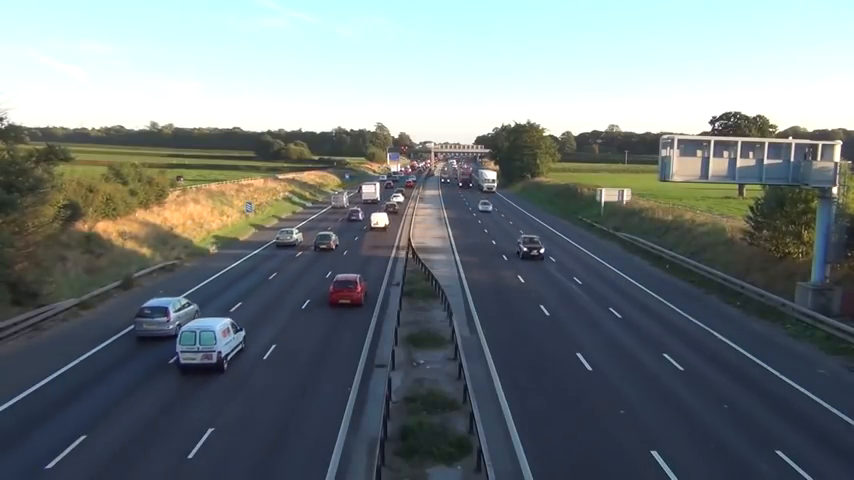
#> input picture frame 234 of Vehicle detection system/test.mp4, 854 x 480 px
$ jupyter execute 'Vehicle detection system.ipynb'   (shell and % lines are left out)
#> lines starting #> are read from the running program, lines starting #| are printed output that depends on the picture; after the words box and inside, x2 and y2 are one past the last pixel; in counts of white or black regions, pixels touching at a corner belong together
# Vehicle Detection System using OpenCV and Python

import libraries

[cell 1]
import numpy as np
import cv2
from matplotlib import pyplot as plt

np.random.seed(42)

Capture the input video

[cell 2]
cap = cv2.VideoCapture("E:/openCV project/objection detection/test.mp4")

Extract background in the video

[cell 3]
# Randomly select 30 frames
frameIds = cap.get(cv2.CAP_PROP_FRAME_COUNT) * np.random.uniform(size=30)

# Store selected frames in an array
frames = []
for fid in frameIds:
    cap.set(cv2.CAP_PROP_POS_FRAMES, fid)
    ret, frame = cap.read()
    frames.append(frame)
#> this loop made 30 passes
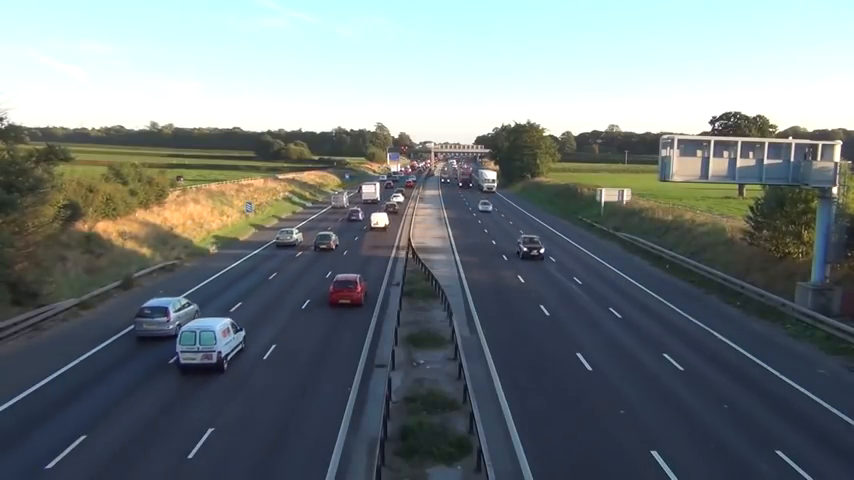
#> input picture frame 234 of Vehicle detection system/test.mp4, 854 x 480 px
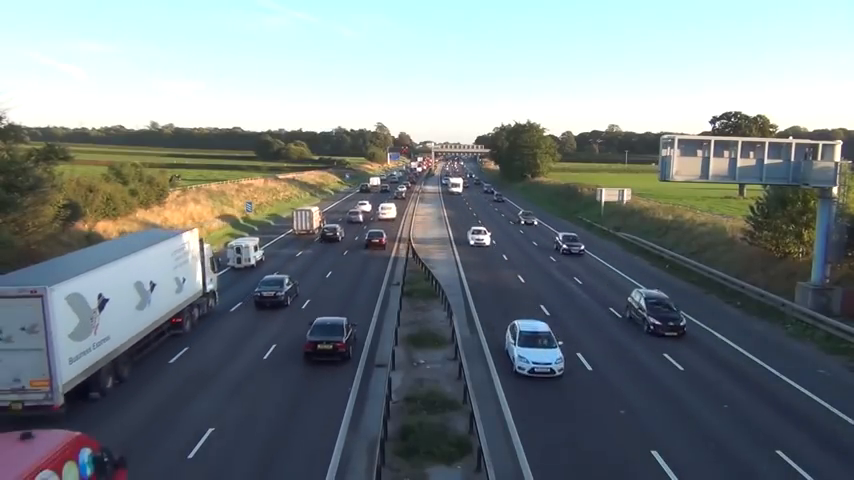
#> input picture frame 595 of Vehicle detection system/test.mp4, 854 x 480 px
#> after the loop, frames = 30 items

cap.release()

calculate the median frames to remove outliers better

[cell 4]
# Calculate the median along the time axis
medianFrame = np.median(frames, axis=0).astype(dtype=np.uint8)
medianFrame = cv2.cvtColor(medianFrame, cv2.COLOR_BGR2RGB)            # convert the color bgr to rgb
plt.imshow(medianFrame)

[cell 5]
# processing a simple frame
sample_frame=frames[0]
#> sample_frame is the input picture: shape (480, 854, 3); mean B, G, R 126, 123.5, 113.7
sample_frame = cv2.cvtColor(sample_frame, cv2.COLOR_BGR2RGB)
plt.imshow(sample_frame)

[cell 6]
grayMedianFrame = cv2.cvtColor(medianFrame, cv2.COLOR_BGR2GRAY)       # change median frame into gray scale

graySample=cv2.cvtColor(sample_frame, cv2.COLOR_BGR2GRAY)             # change sample frame into gray scale

Remove the background

[cell 7]
dframe = cv2.absdiff(graySample, grayMedianFrame)
plt.imshow(dframe, cmap = 'gray')

Gaussian blurring to reduce noise and enable easier identification of edges

[cell 8]
blurred = cv2.GaussianBlur(dframe, (11,11), 0)          #Gaussian blurring
plt.imshow(blurred, cmap='gray')

[cell 9]
ret, tframe= cv2.threshold(blurred,0,255,cv2.THRESH_BINARY+cv2.THRESH_OTSU)        # thresholding
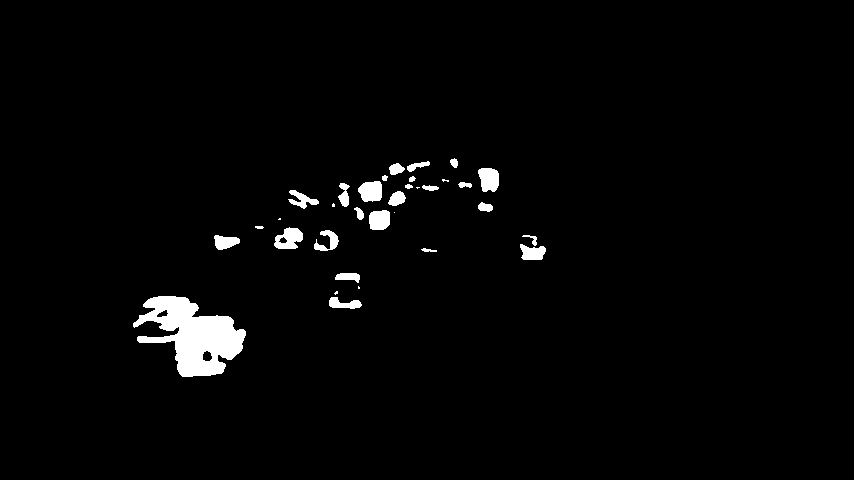
#> tframe: shape (480, 854); 2.3% white; 33 white regions (7 under 20 px), largest, box (x1, y1, x2, y2) and area: (133, 296, 246, 377) 4886, (274, 227, 303, 249) 423, (478, 168, 499, 192) 412
#> ret = 29
plt.imshow(tframe, cmap= 'gray')

[cell 10]
# apply image dilation
kernel = np.ones((3,3),np.uint8)
dilated = cv2.dilate(tframe, kernel,iterations = 1)
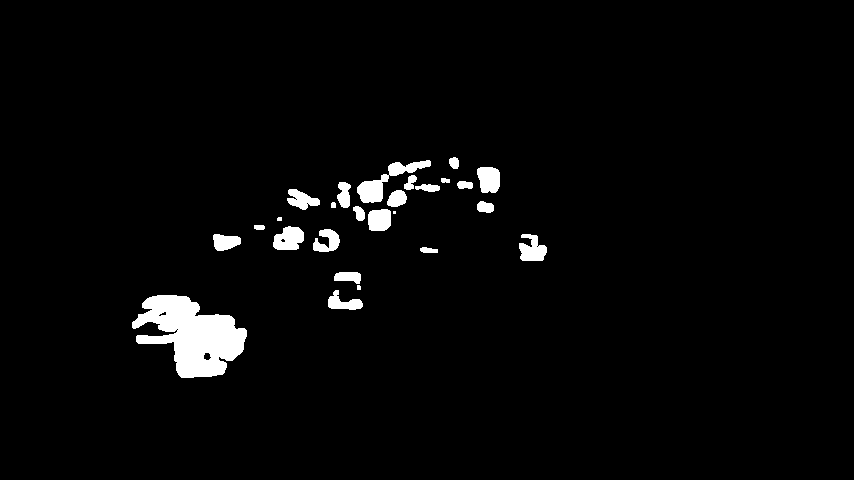
#> dilated: shape (480, 854); 2.9% white; 26 white regions (3 under 20 px)

# plot dilated image
plt.imshow(dilated, cmap = 'gray')

contour and bounding box

[cell 11]
cnts, _ = cv2.findContours(dilated.copy(), cv2.RETR_EXTERNAL, cv2 .CHAIN_APPROX_SIMPLE)
#> cnts = 26 contours, 4 with area under 20; largest, box (x1, y1, x2, y2) and area: (132, 295, 247, 378) 5363, (357, 160, 431, 203) 848, (273, 226, 304, 250) 524, (477, 167, 500, 193) 470, (519, 234, 547, 261) 458

[cell 12]
for cnt in cnts:
    x,y,w,h = cv2.boundingRect(cnt)
    if y > 200:  #Disregard item that are the top of the picture
        cv2.rectangle(sample_frame,(x,y),(x+w,y+h),(0,255,0),2)
#> this loop made 26 passes
#> (x, y, w, h) on passes 1 to 8: (132, 295, 115, 83), (328, 290, 35, 20), (357, 285, 4, 5), (334, 272, 27, 12), (420, 247, 18, 6), (519, 234, 28, 27), (213, 234, 28, 17), (313, 229, 27, 23)
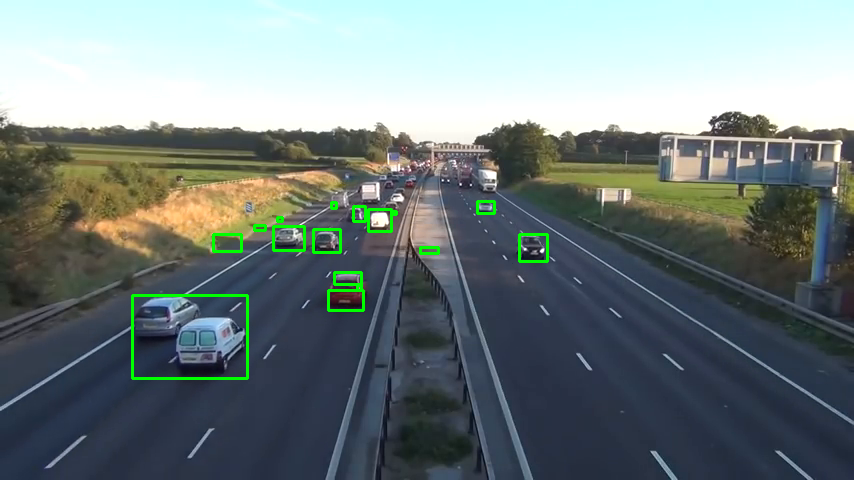
#> sample_frame: shape (480, 854, 3); mean R, G, B 113, 125.2, 125.2

plt.imshow(cv2.cvtColor(sample_frame, cv2.COLOR_BGR2RGB))
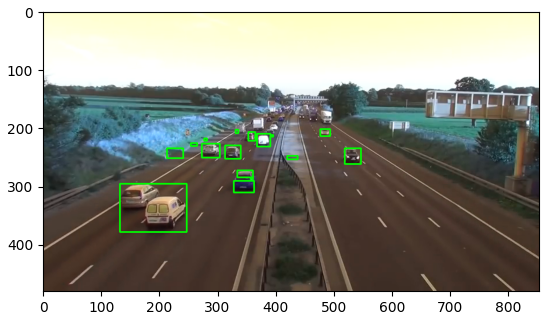
#> figure drawn by matplotlib, 1 panel; B, G, R data is drawn as R, G, B

Processing the input video

[cell 13]
cap = cv2.VideoCapture("E:/openCV project/objection detection/test.mp4")
total_frames= cap.get(cv2.CAP_PROP_FRAME_COUNT)
#> total_frames = 626
print(total_frames)                                  # total no of frame in video
#| 626.0

[cell 14]
writer = cv2.VideoWriter("output.mp4", cv2.VideoWriter_fourcc(*"MP4V"), 30,(640,480))     # save as output video

[cell 15]
#frameCnt=0
#while(frameCnt < total_frames-1):
#    frameCnt+=1
while True:
    ret, frame = cap.read()
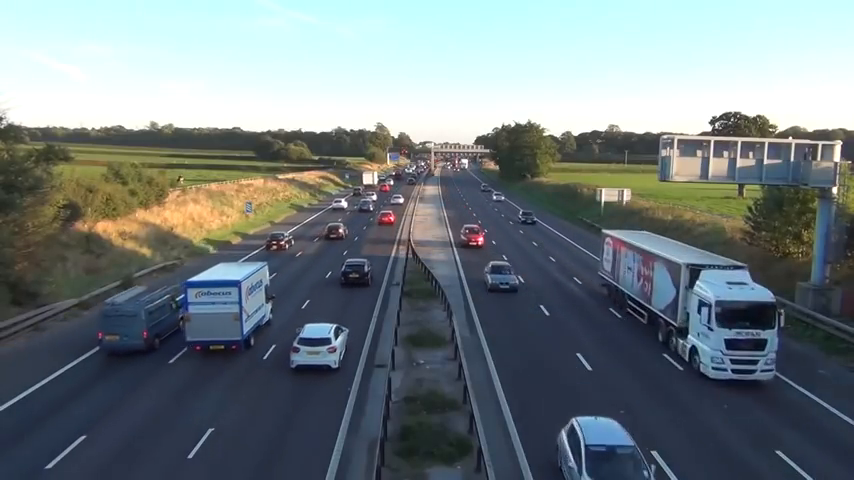
#> input picture frame 62 of Vehicle detection system/test.mp4, 854 x 480 px
#> frame is the input picture: shape (480, 854, 3); mean B, G, R 128.9, 125.3, 114.7

    # extract region of interest
    #roi = frame[0:400, 0:854]

    # Convert current frame to grayscale
    gframe = cv2.cvtColor(frame, cv2.COLOR_BGR2GRAY)
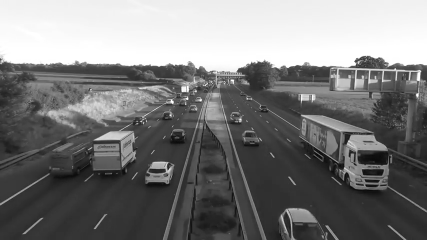
#> gframe: shape (480, 854) (shown at 1/2 size); min 1, max 255, mean 122.5
    # Calculate absolute difference of current frame and
    # the median frame
    dframe = cv2.absdiff(gframe, grayMedianFrame)
    # Gaussian blurring
    blurred = cv2.GaussianBlur(dframe, (11, 11), 0)
    #Thresholding to binarise
    ret, tframe= cv2.threshold(blurred, 0, 255, cv2.THRESH_BINARY+cv2.THRESH_OTSU)
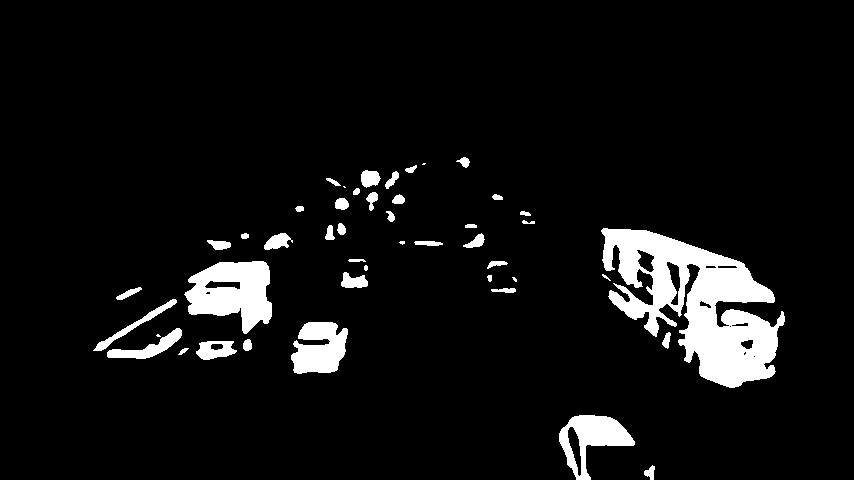
#> tframe: shape (480, 854); 6.8% white; 46 white regions (5 under 20 px), largest, box (x1, y1, x2, y2) and area: (601, 228, 785, 388) 14223, (184, 261, 272, 334) 4100, (559, 415, 635, 480) 2183
#> ret = 34
    #dilated
    kernel = np.ones((3,3),np.uint8)
    dilated = cv2.dilate(tframe, kernel, iterations = 1)
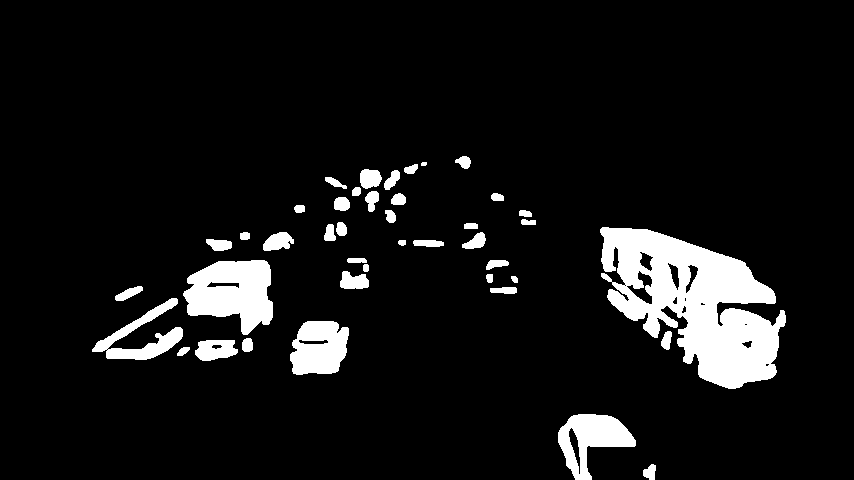
#> dilated: shape (480, 854); 8.2% white; 42 white regions
    #Identifying contours from the threshold
    cnts, _ = cv2.findContours(dilated.copy(), cv2.RETR_EXTERNAL, cv2 .CHAIN_APPROX_SIMPLE)
#> cnts = 42 contours, 1 with area under 20; largest, box (x1, y1, x2, y2) and area: (600, 227, 786, 389) 16614, (183, 260, 273, 335) 4530, (558, 414, 636, 480) 2664, (290, 321, 349, 375) 2477, (92, 298, 183, 360) 1682

    #For each contour draw the bounding bos
    for cnt in cnts:
        # calculate area of contour to remove small element
        area = cv2.contourArea(cnt)
        x, y, w, h = cv2.boundingRect(cnt)
        if(y > 250 or area > 300):
            cv2.rectangle(frame, (x,y), (x+w, y+h), color= (0,255,0), thickness=2)
#> this loop made 42 passes
#> (area, x, y, w, h) on passes 1 to 8: (126, 643, 464, 13, 16), (2664, 558, 414, 78, 66), (60.5, 177, 347, 13, 9), (656, 195, 340, 43, 21), (114.5, 242, 338, 11, 14), (124.5, 661, 331, 11, 19), (2477, 290, 321, 59, 54), (1681.5, 92, 298, 91, 62)
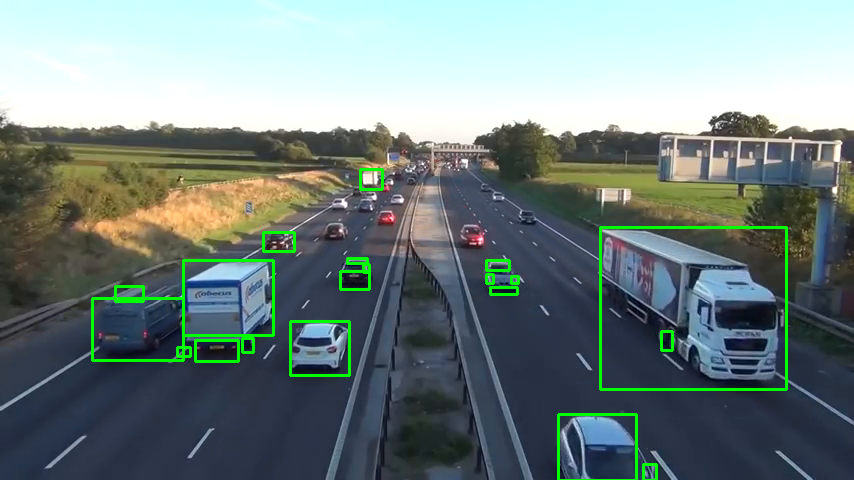
#> frame: shape (480, 854, 3); 1.95% of pixels changed, all inside (x1, y1, x2, y2) = (91, 168, 788, 480)


    cv2.imshow("Frame", frame)
    writer.write(cv2.resize(frame, (640,480)))

    key = cv2.waitKey(30)
#> (key Esc is pressed here)

    if(key ==27):    # press esc to break
        break

cap.release()
writer.release()
cv2.destroyAllWindows()

$ run again, starting later in the video
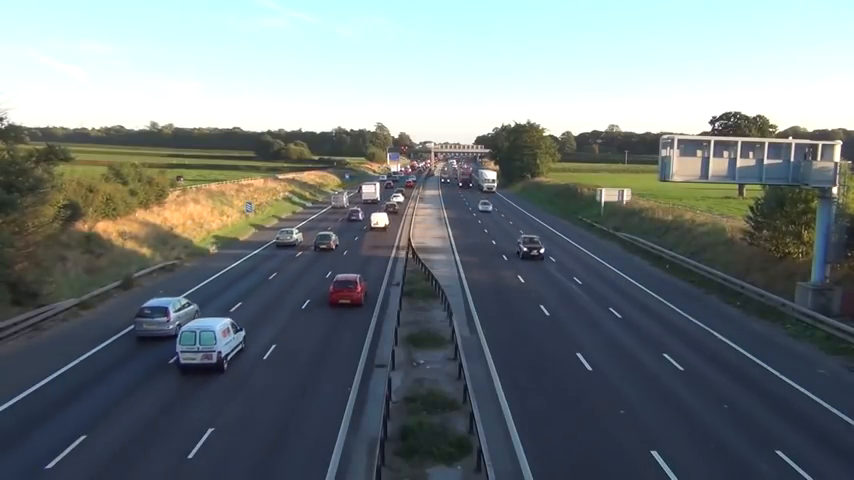
#> input picture frame 234 of Vehicle detection system/test.mp4, 854 x 480 px
#> the loop `for fid in frameIds:` made 30 passes
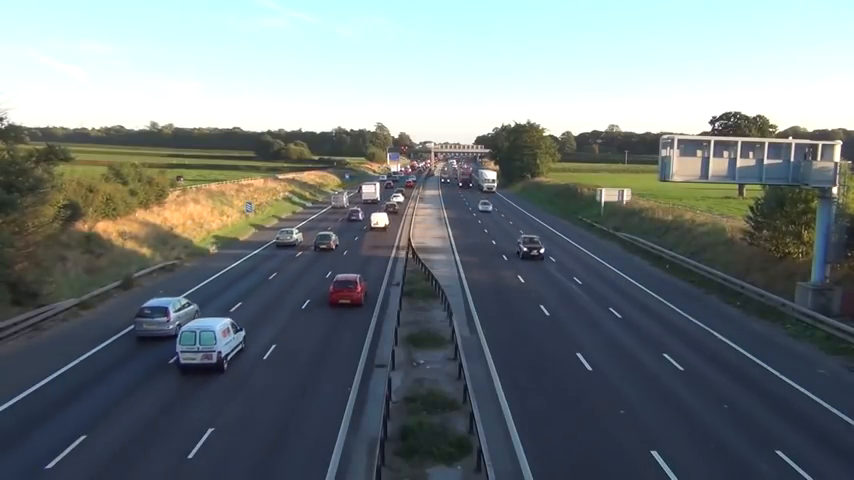
#> input picture frame 234 of Vehicle detection system/test.mp4, 854 x 480 px
#> after the loop `for fid in frameIds:`: frames = 30 items
#> sample_frame is the input picture: shape (480, 854, 3); mean B, G, R 126, 123.5, 113.7
#> `ret, tframe= cv2.threshold(blurred,0,255,cv2.THRESH_BINARY+cv2.THRESH_..`: ret = 29
#> `cnts, _ = cv2.findContours(dilated.copy(), cv2.RETR_EXTERNAL, cv2 .CHA..`: cnts = 26 contours, 4 with area under 20; largest, box (x1, y1, x2, y2) and area: (132, 295, 247, 378) 5363, (357, 160, 431, 203) 848, (273, 226, 304, 250) 524, (477, 167, 500, 193) 470, (519, 234, 547, 261) 458
#> the loop `for cnt in cnts:` made 26 passes
#> (x, y, w, h) on passes 1 to 8: (132, 295, 115, 83), (328, 290, 35, 20), (357, 285, 4, 5), (334, 272, 27, 12), (420, 247, 18, 6), (519, 234, 28, 27), (213, 234, 28, 17), (313, 229, 27, 23)
#> total_frames = 626
#| 626.0
#> `ret, tframe= cv2.threshold(blurred, 0, 255, cv2.THRESH_BINARY+cv2.THRE..`:
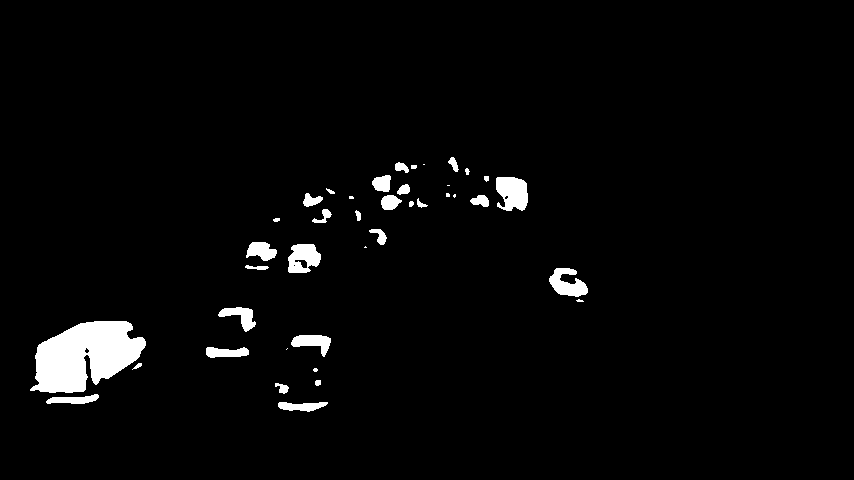
#> tframe: shape (480, 854); 2.9% white; 40 white regions (9 under 20 px), largest, box (x1, y1, x2, y2) and area: (30, 321, 146, 393) 5543, (496, 177, 528, 211) 877, (288, 244, 321, 273) 705
#> `ret, tframe= cv2.threshold(blurred, 0, 255, cv2.THRESH_BINARY+cv2.THRE..`: ret = 35
#> `cnts, _ = cv2.findContours(dilated.copy(), cv2.RETR_EXTERNAL, cv2 .CHA..`: cnts = 36 contours, 5 with area under 20; largest, box (x1, y1, x2, y2) and area: (29, 320, 147, 394) 5908, (495, 176, 529, 212) 986, (287, 243, 322, 274) 844, (548, 267, 589, 303) 818, (290, 334, 332, 358) 544
#> the loop `for cnt in cnts:` made 36 passes
#> (area, x, y, w, h) on passes 1, 2, 3, 4, 5, 7, 8, 9: (408, 277, 401, 52, 12), (400.5, 45, 393, 55, 12), (124.5, 274, 382, 16, 13), (46.5, 314, 379, 8, 8), (28, 312, 367, 7, 6), (421, 205, 346, 45, 13), (544, 290, 334, 42, 24), (5907.5, 29, 320, 118, 74)
#> after the loop `for cnt in cnts:`:
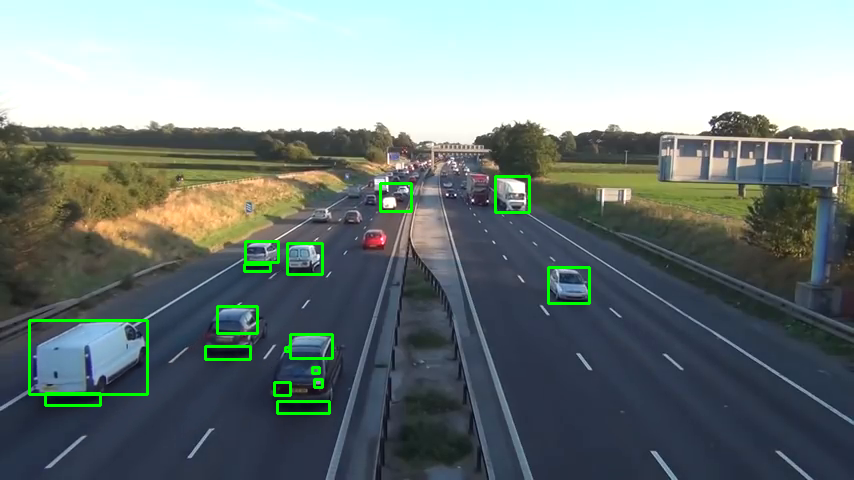
#> frame: shape (480, 854, 3); mean B, G, R 126.3, 127.1, 113.9
